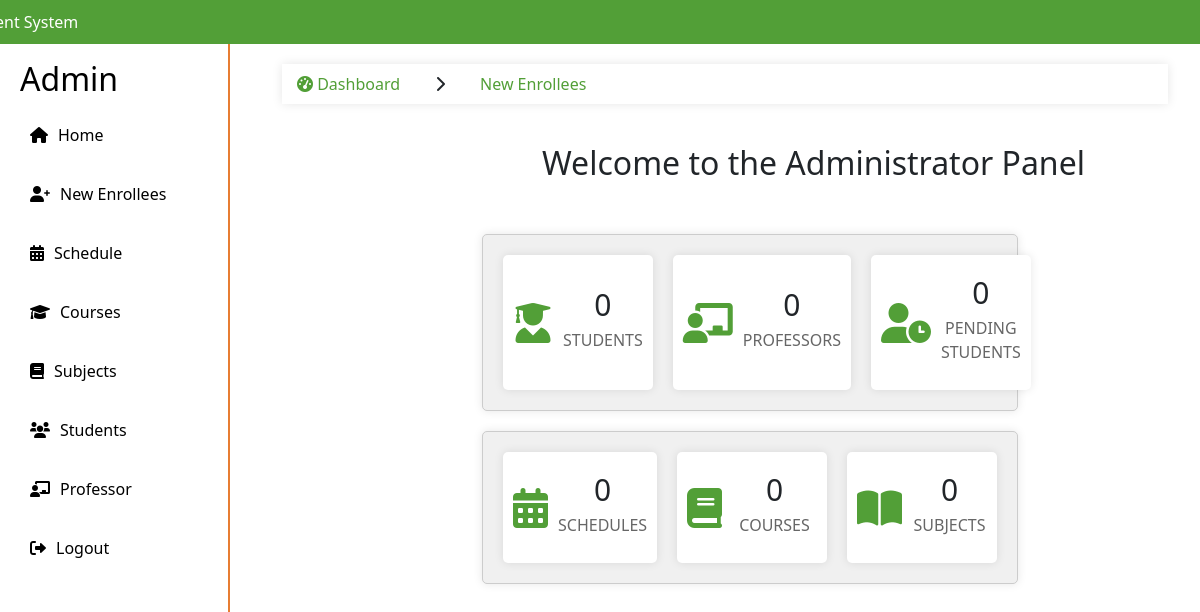
The app's page /admin/home.php (signed in), older data.
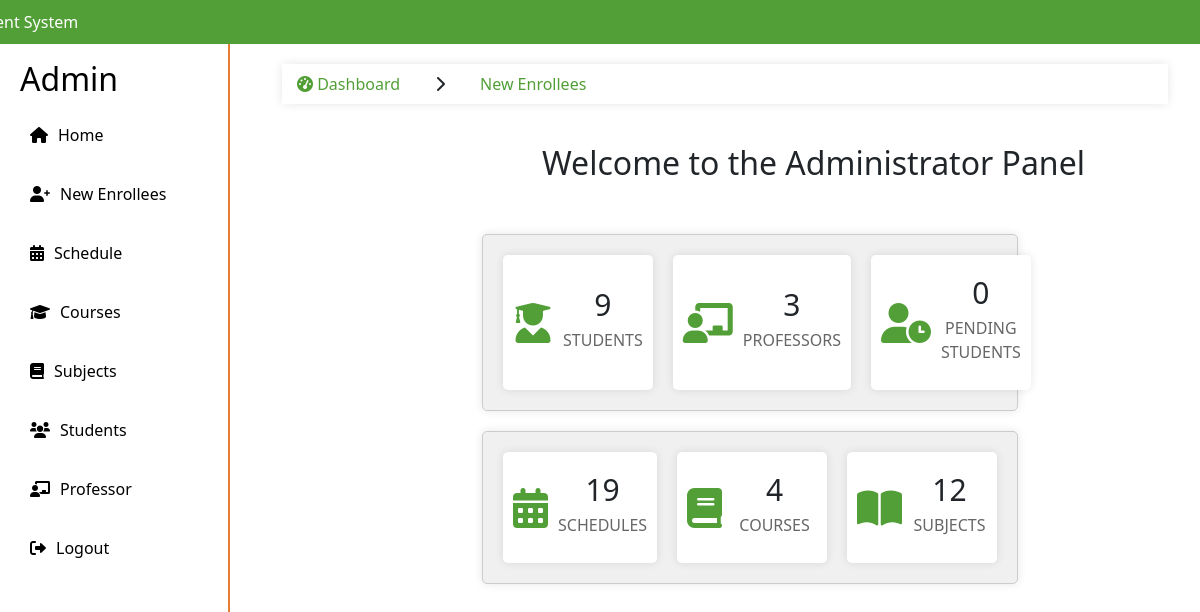
The same page, newer data.
### tables this page shows
CREATE TABLE `counts` (
  `id` int(11) NOT NULL,
  `professor_count` int(11) DEFAULT NULL,
  `student_count` int(11) DEFAULT NULL,
  `pending_student_count` int(11) DEFAULT NULL,
  `schedule_count` int(11) DEFAULT NULL,
  `course_count` int(11) DEFAULT NULL,
  `subject_count` int(11) DEFAULT NULL,
  `last_updated` timestamp NOT NULL DEFAULT current_timestamp() ON UPDATE current_timestamp()
);

### admin/home.php (the view, shortened to what this page needs)
<!DOCTYPE html>
<html lang="en">
<head>
    <link rel="stylesheet" href="https://stackpath.bootstrapcdn.com/bootstrap/4.5.2/css/bootstrap.min.css">
    <link rel="stylesheet" href="styles.css">
    <link rel="stylesheet" href="https://cdnjs.cloudflare.com/ajax/libs/font-awesome/6.0.0-beta3/css/all.min.css">
</head>
<body>
<?php include "include/sidebar.php";
$sql = "SELECT professor_count, student_count, pending_student_count, schedule_count, course_count, subject_count FROM counts WHERE id = 1";
$result = $conn->query($sql);
if ($result->num_rows > 0) {
    $row = $result->fetch_assoc();
    $professor_count = $row['professor_count'];
    $student_count = $row['student_count'];
    $pending_student_count = $row['pending_student_count'];
    $schedule_count = $row['schedule_count'];
    $course_count = $row['course_count'];
    $subject_count = $row['subject_count'];
} else {
    $professor_count = 0;
    $student_count = 0;
    $pending_student_count = 0;
    $schedule_count = 0;
    $course_count = 0;
    $subject_count = 0;
}
?>
    <main>
        <div class="container">
            <ul class="breadcrumb">
                <li class="nav-item">
                    <a href="#"><i class="fas fa-tachometer-alt"></i> Dashboard</a>
                </li>
                <li class="nav-item">
                    <i class='fas fa-chevron-right'></i>
                </li>
                <li class="nav-item active">
                    <a href="#">New Enrollees</a>
                </li>
            </ul>
        <br>
            <h2 style="margin-left: 260px">Welcome to the Administrator Panel</h2>
        <br>
            <div class="statistics-box">
                <div class="box-info">
                    <div class="box-item">
                        <i class='fas fa-user-graduate'></i>
                        <div class="text">
                            <h3><?php echo $student_count; ?></h3>
                            <p>STUDENTS</p>
                        </div>
                    </div>
                    <div class="box-item">
                        <i class='fas fa-chalkboard-teacher'></i>
                        <div class="text">
                            <h3><?php echo $professor_count; ?></h3>
                            <p>PROFESSORS</p>
                        </div>
                    </div>
                    <div class="box-item">
                        <i class='fas fa-user-clock'></i>
                        <div class="text">
                            <h3><?php echo $pending_student_count; ?></h3>
                            <p>PENDING STUDENTS</p>
                        </div>
                    </div>
                </div>
            </div>
            <div class="statistics-box">
                <div class="box-info">
                    <div class="box-item">
                        <i class='fas fa-calendar-alt'></i>
                        <div class="text">
                            <h3><?php echo $schedule_count; ?></h3>
                            <p>SCHEDULES</p>
                        </div>
                    </div>
                    <div class="box-item">
                        <i class='fas fa-book'></i>
                        <div class="text">
                            <h3><?php echo $course_count; ?></h3>
                            <p>COURSES</p>
                        </div>
                    </div>
                    <div class="box-item">
                        <i class='fas fa-book-open'></i>
                        <div class="text">
                            <h3><?php echo $subject_count; ?></h3>
                            <p>SUBJECTS</p>
                        </div>
                    </div>
                </div>
            </div>
            </div>
        </main>
</body>
</html>

### admin/include/sidebar.php (shortened to what this page needs)
<!DOCTYPE html>
<html lang="en">
<head>
    <link rel="stylesheet" href="styles.css">
    <link rel="stylesheet" href="https://stackpath.bootstrapcdn.com/bootstrap/4.5.2/css/bootstrap.min.css">
    <link rel="stylesheet" href="styles.css">
    <link rel="stylesheet" href="https://cdnjs.cloudflare.com/ajax/libs/font-awesome/6.0.0-beta3/css/all.min.css">
    <link rel="stylesheet" href="plugins/fontawesome-free/css/all.min.css">
    <link rel="stylesheet" href="plugins/datatables-bs4/css/dataTables.bootstrap4.min.css">
    <link rel="stylesheet" href="plugins/datatables-responsive/css/responsive.bootstrap4.min.css">
    <link rel="stylesheet" href="plugins/datatables-buttons/css/buttons.bootstrap4.min.css">
    <link rel="stylesheet" href="https://cdnjs.cloudflare.com/ajax/libs/font-awesome/6.0.0-beta3/css/all.min.css">
    <link href="https://cdn.jsdelivr.net/npm/bootstrap@5.3.3/dist/css/bootstrap.min.css" rel="stylesheet">
</head>
<body>
<div class="top-bar">
    <div class="container">
        <p class="contact-info">
            <span class="enrollment-text">Enrollment System</span>
        </p>
    </div>
</div>
<div class="sidebar">
    <h2>Admin</h2>
    <ul>
        <li><a href="home.php"><i class="fas fa-home"></i> Home</a></li>
        <li><a href="new-enrollees.php"><i class="fas fa-user-plus"></i> New Enrollees</a></li>
        <li><a href="schedule.php"><i class="fas fa-calendar-alt"></i> Schedule</a></li>
        <li><a href="courses.php"><i class="fas fa-graduation-cap"></i> Courses</a></li>
        <li><a href="subjects.php"><i class="fas fa-book"></i> Subjects</a></li>
        <li><a href="students.php"><i class="fas fa-users"></i> Students</a></li>
        <li><a href="professor.php"><i class="fas fa-chalkboard-teacher"></i> Professor</a></li>
        <li><a href="logout.php"><i class="fa-solid fa-right-from-bracket"></i> Logout</a></li>
    </ul>
</div>

### admin/styles.css (style rules this page uses)
body { font-family: Arial, sans-serif; margin: 0; padding: 0; display: flex; flex-direction: column; }
.top-bar { background-color: #529f37; color: #fff; padding: 10px 20px; z-index: 1; }
.top-bar .container { display: flex; justify-content: space-between; align-items: center; }
.contact-info { margin: 0; }
.enrollment-text { text-align: left; margin-left: -105px; }
.sidebar { width: 230px; height: calc(100vh - 40px); background-color: white; color: black; padding: 20px; box-sizing: border-box; border-right: 2px solid #e77d33; position: fixed; top: 40px; }
.sidebar ul { list-style-type: none; padding: 0; }
.sidebar ul li { margin: 15px 0; }
.sidebar ul li a { color: black; text-decoration: none; display: flex; align-items: center; padding: 10px; border-radius: 5px; transition: background-color 0.3s; }
.sidebar ul li a i { margin-right: 10px; }
.box-info { display: grid; grid-template-columns: repeat(3, 1fr); gap: 20px; }
.box-item { background-color: #f0f0f0; padding: 20px; border-radius: 5px; display: flex; align-items: center; }
.box-item i { font-size: 24px; margin-right: 10px; }
.box-item .text { flex-grow: 1; }
.breadcrumb { display: flex; list-style-type: none; padding: 0; }
.breadcrumb li { margin-right: 5px; }
.breadcrumb li a { color: #529f37; text-decoration: none; }
.statistics-box { display: flex; justify-content: space-around; margin-top: 20px; padding: 20px; background-color: #f0f0f0; border: 1px solid #ccc; border-radius: 5px; box-shadow: 0 0 10px rgba(0, 0, 0, 0.1); margin-left: 200px; margin-right: 150px; text-align: center; }
.box-info { display: flex; justify-content: space-around; width: 100%; }
.box-item { flex-basis: calc(50% - 20px); padding: 10px; text-align: center; border-radius: 5px; background-color: #fff; box-shadow: 0 0 10px rgba(0, 0, 0, 0.1); }
.box-item i { font-size: 40px; color: #529f37; }
.text { margin-top: 10px; text-align: center; }
.text h3 { font-size: 30px; margin-bottom: 5px; }
.text p { font-size: 16px; color: #666; }

### admin/home.php (style rules this page uses)
body { padding-top: 56px; }
main { margin-left: 250px; padding: 20px; }
.breadcrumb { padding: 0; background-color: #fff; border-radius: 4px; box-shadow: 0 0 10px rgba(0,0,0,0.1); margin-bottom: 20px; }
.breadcrumb .nav-item { padding: 8px 15px; }
.breadcrumb .nav-item.active { color: #333; pointer-events: none; }

Row changes from the older to the newer data that the page shows:
added counts: student_count "9", professor_count "3", pending_student_count "0", schedule_count "19", course_count "4", subject_count "12"
Text that changed along with them:
$student_count: "0" → (not shown)
$professor_count: "0" → (not shown)
$pending_student_count: "0" → (not shown)
$schedule_count: "0" → (not shown)
$course_count: "0" → (not shown)
$subject_count: "0" → (not shown)
